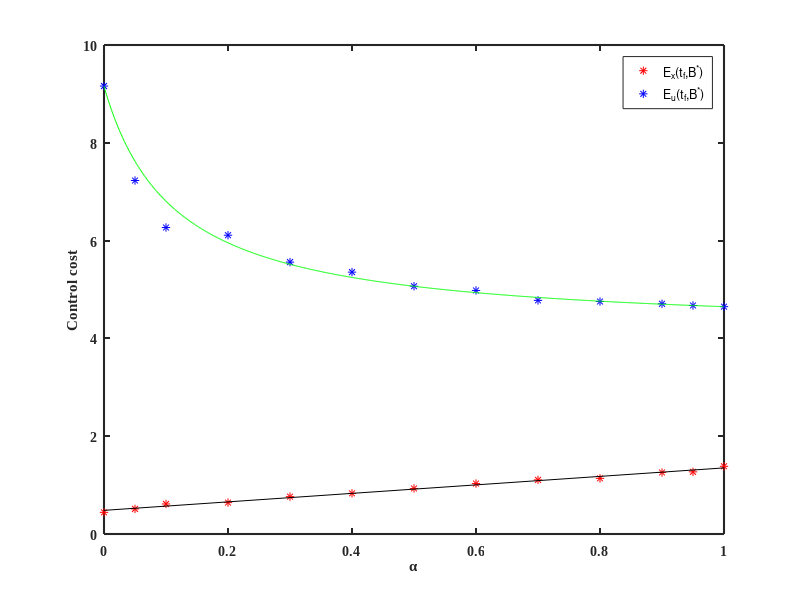

MATLAB code for this plot: (Note: this script raises an error after producing the figure.)
clear;
close all
x1=[	 0   , 0.05  , 0.1   ,  0.2 , 0.3  , 0.4   , 0.5 ,  0.6 , 0.7  , 0.8 ,  0.9  , 0.95 , 1  ];
		
y1=[		0.4427   , 0.5132 ,0.6140   , 0.6422  , 0.7641 , 0.8314, 0.9315 ,  1.0318 , 1.1071,1.1375 , 1.2584, 1.2709,1.3847];

 
y2=[9.1607 , 7.2288 , 6.2677 ,6.1101  , 5.5602  ,5.3554, 5.0669 , 4.9806, 4.7776,4.7544 ,4.7083 , 4.6735, 4.6492 ];

 %syms x
     
%        a =       3.105 ; 
%        b =      -18.09 ; 
%        c =       6.049;
%        d =     -0.2912; 
%         f= a*exp(b*x) + c*exp(d*x);


       p1 =       4.137  %(3.957, 4.317)
       p2 =        1.04  %(0.846, 1.235)
       q1 =      0.1136  %0.09076, 0.1364)
         

A=polyfit(x1,y1,1);
z=polyval(A,x1);
l1=plot(x1,y1,'r*')
hold on
plot(x1,z,'k')
hold on


%  A2=polyfit(x,y2,4);
 %z2=polyval(A2,x);

 l2=plot(x1,y2,'b*')
 hold on

 
 x=0:0.001:1;
  f= (p1*x + p2) ./ (x + q1);
 plot(x,f,'g')
 
 
 legend([l1,l2],'E_x(t_f,B^*)', 'E_u(t_f,B^*)')
  set(gca, 'LineWidth', 1.5);
    set(gca,'FontName','Times New Roman','FontWeight','bold')
 xlabel('\alpha','FontName','Times New Roman','FontWeight','bold');
 ylabel('Control cost','FontName','Times New Roman','FontWeight','bold');
 export_fig cost_fitting_1.eps -painters -transparent 